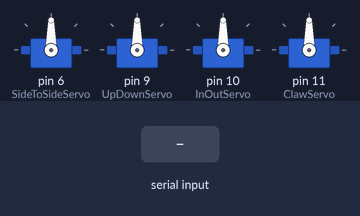
The sketch below on a simulated Arduino Uno, built with avr-gcc and run on an emulated ATmega328P. Parts: 4 × servo. The inputs (shaded band) are chosen by the test bench.

Above: at 1.2 s.
1.3 s: "R" received over Serial
At 2.5 s:
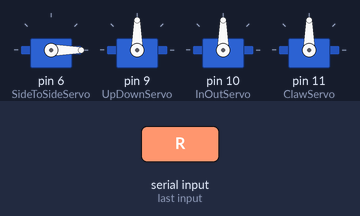
3.7 s: "L" received over Serial
At 6.4 s:
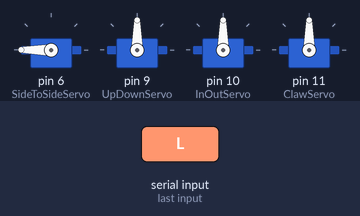
6.7 s: "U" received over Serial
At 8.0 s:
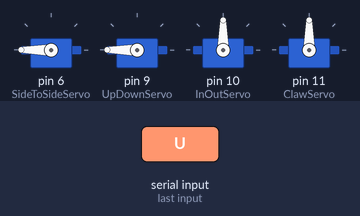
9.1 s: "D" received over Serial
At 11.8 s:
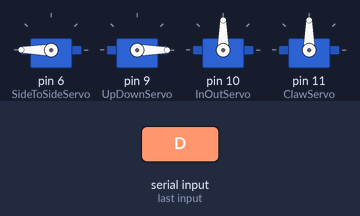
12.1 s: "O" received over Serial
At 13.5 s:
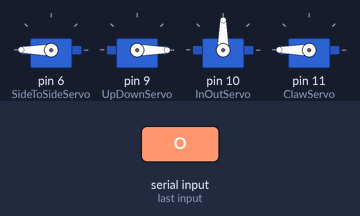
14.5 s: "C" received over Serial
At 17.0 s:
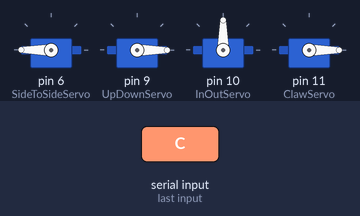
Timing chart, 0 to 18.5 s (numbered marks = the images above; inputs shaded):
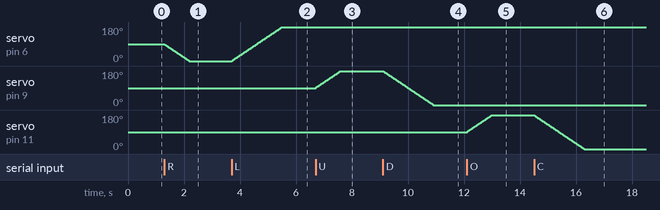

Measured:
- after the input at 1.3 s, servo on pin 6 (SideToSideServo): moves from 90° to 0° over 0.88 s, starting at once
- after the input at 3.7 s, servo on pin 6 (SideToSideServo): moves from 0° to 180° over 1.8 s, starting at once
- after the input at 6.7 s, servo on pin 9 (UpDownServo): moves from 90° to 180° over 0.88 s, starting at once
- after the input at 9.1 s, servo on pin 9 (UpDownServo): moves from 180° to 0° over 1.8 s, starting at once
- after the input at 12.1 s, servo on pin 11 (ClawServo): moves from 90° to 180° over 0.88 s, starting at once
- after the input at 14.5 s, servo on pin 11 (ClawServo): moves from 180° to 0° over 1.8 s, starting at once

The sketch:

Bluetooth_Control.ino
```cpp
//Bluetooth Control
#include <Servo.h>

char BlueToothValue;

Servo SideToSideServo, UpDownServo, InOutServo, ClawServo; //creates servo object

int SideToSideAngle = 90; //intalize variable for servo position
int UpDownAngle = 90;
int InOutAngle = 90;
int ClawAngle = 90;

int Change = 2;

void setup()
{
  Serial.begin(9600);
  //pins where servos are attached
  SideToSideServo.attach(6); //attaches the servo on pin 3 to the servo object
  UpDownServo.attach(9);
  InOutServo.attach(10);
  ClawServo.attach(11);
}

void loop()
{
  while(Serial.available())
    {//if there is data being recieved
      BlueToothValue=Serial.read(); //read it
      if (BlueToothValue == '#')
      {
      break;
    }
    }


    //Side To Side Servo
    if (BlueToothValue=='R')
    {//if value from bluetooth serial is R
      SideToSideAngle = SideToSideAngle - Change; //Turn the arm to the right
      SideToSideAngle = constrain(SideToSideAngle, 0, 180);
      SideToSideServo.write(SideToSideAngle); //write the Side to Side Angle to the servo
      delay(20);
    }

    if (BlueToothValue=='L')
    {//if value from bluetooth serial is L
      SideToSideAngle = SideToSideAngle + Change; //Turn the arm to the left
      SideToSideAngle = constrain(SideToSideAngle, 0, 180);
      SideToSideServo.write(SideToSideAngle); //write the Side to Side Angle to the servo
      delay(20);
  }

  //UP DOWN Servo
    if (BlueToothValue=='U')
    {//if value from bluetooth serial is U
      UpDownAngle = UpDownAngle + Change; //Move the arm UP
      UpDownAngle = constrain(UpDownAngle, 0, 180);
      UpDownServo.write(UpDownAngle); //write the UP DOWN Angle to the servo
      delay(20);
    }

    if (BlueToothValue=='D')
    {//if value from bluetooth serial is D
      UpDownAngle = UpDownAngle - Change; //Move the arm DOWN
      UpDownAngle = constrain(UpDownAngle, 0, 180);
      UpDownServo.write(UpDownAngle); //write the UP DOWN Angle to the servo
      delay(20);
  }

  //CLAW Servo
    if (BlueToothValue=='O')
    {//if value from bluetooth serial is O
      ClawAngle = ClawAngle + Change; //OPEN the CLAW
      ClawAngle = constrain(ClawAngle, 0, 180);
      ClawServo.write(ClawAngle); //write the CLAW Angle to the servo
      delay(20);
    }

    if (BlueToothValue=='C')
    {//if value from bluetooth serial is C
      ClawAngle = ClawAngle - Change; //CLOSE the Claw
      ClawAngle = constrain(ClawAngle, 0, 180);
      ClawServo.write(ClawAngle); //write the CLAW Angle to the servo
      delay(20);
  }

  //In Out Servo
    if (BlueToothValue=='F')
    {//if value from bluetooth serial is F
      InOutAngle = InOutAngle + Change; //Move the arm OUT
      InOutAngle = constrain(InOutAngle, 0, 180);
      InOutServo.write(InOutAngle); //write the InOut Angle to the servo
      delay(20);
    }

    if (BlueToothValue=='B')
    {//if value from bluetooth serial is B
      InOutAngle = InOutAngle - Change; //Move the arm IN
      InOutAngle = constrain(InOutAngle, 0, 180);
      InOutServo.write(InOutAngle); //write the InOut Angle to the servo
      delay(20);
  }


  //Serial.print(InOutangle); //used to find limits
}
```
